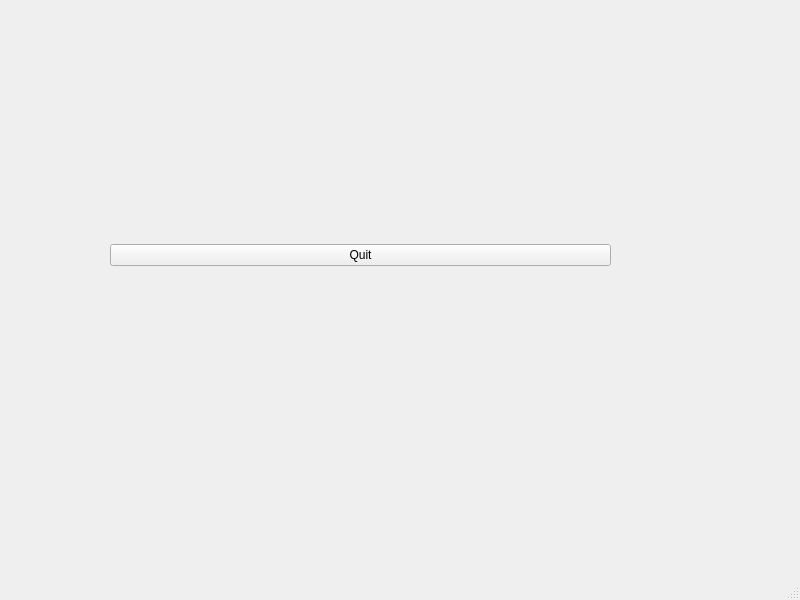
<?xml version="1.0" encoding="UTF-8"?>
<ui version="4.0">
 <class>MainWindow</class>
 <widget class="QMainWindow" name="MainWindow">
  <property name="geometry">
   <rect>
    <x>0</x>
    <y>0</y>
    <width>800</width>
    <height>600</height>
   </rect>
  </property>
  <property name="windowTitle">
   <string>MainWindow</string>
  </property>
  <widget class="QWidget" name="centralwidget">
   <widget class="QWidget" name="verticalLayoutWidget">
    <property name="geometry">
     <rect>
      <x>110</x>
      <y>80</y>
      <width>501</width>
      <height>351</height>
     </rect>
    </property>
    <layout class="QVBoxLayout" name="verticalLayout_2">
     <item>
      <widget class="QPushButton" name="pushButton">
       <property name="text">
        <string>Quit</string>
       </property>
      </widget>
     </item>
    </layout>
   </widget>
  </widget>
  <widget class="QMenuBar" name="menubar">
   <property name="geometry">
    <rect>
     <x>0</x>
     <y>0</y>
     <width>800</width>
     <height>25</height>
    </rect>
   </property>
  </widget>
  <widget class="QStatusBar" name="statusbar"/>
 </widget>
 <resources/>
 <connections>
  <connection>
   <sender>pushButton</sender>
   <signal>clicked()</signal>
   <receiver>MainWindow</receiver>
   <slot>close()</slot>
   <hints>
    <hint type="sourcelabel">
     <x>360</x>
     <y>280</y>
    </hint>
    <hint type="destinationlabel">
     <x>399</x>
     <y>299</y>
    </hint>
   </hints>
  </connection>
 </connections>
</ui>
